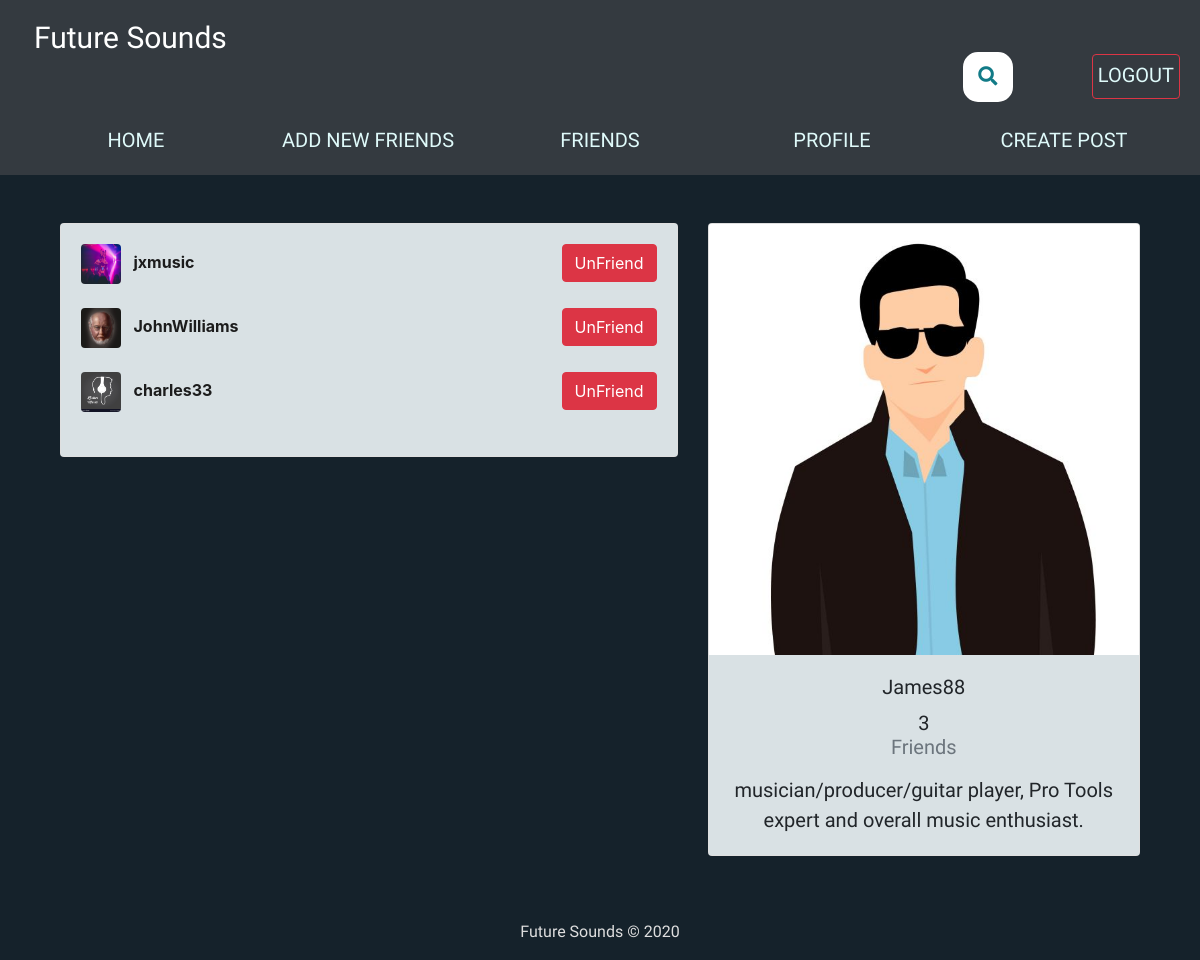
Screenshot of /friends/ (signed in) with the database file from the repository.
### users/models.py (models this page shows)
class Profile(models.Model):
    user = models.OneToOneField(User, on_delete=models.CASCADE)
    image = models.ImageField(default='default.png', upload_to='profile_pics')
    slug = AutoSlugField(populate_from='user')
    bio = models.CharField(max_length=255, blank=True)
    friends = models.ManyToManyField('Profile', blank=True)
    def __str__(self):
        return str(self.user.username)
    def get_absolute_url(self):
        return "/users/{}".format(self.slug)

### users/views.py (the view)
# urls.py: path('friends/', user_views.friend_list, name='friend_list'),
@login_required
def friend_list(request):
    p = request.user.profile
    friends = p.friends.all()
    context={
    'friends': friends
    }
    return render(request, "users/friend_list.html", context)

### users/templates/users/friend_list.html (shortened to what this page needs)
{% extends "feed/layout.html" %} {% load static %}  {% block searchform %}
<div class="container2">
<link rel="stylesheet" href="https://use.fontawesome.com/releases/v5.3.1/css/all.css"
integrity="sha384-mzrmE5qonljUremFsqc01SB46JvROS7bZs3IO2EmfFsd15uHvIt+Y8vEf7N7fWAU">
<form class="searchbar" action="{% url 'search_users' %}" method="get"">
  <button id="search_btn" type="submit">
  <i class="fa fa-search"></i>
  </button>
</form>
</div>
{% endblock searchform %} {% block content %}
<div class="container">
  <div class="row">
    <div class="col-md-7">
      {% if friends %}
      <div class="card card-signin my-5">
        <div class="card-body">
          {% for user_p in friends %}
          <a href="{{ user_p.get_absolute_url }}"
            ><img
              src="{{ user_p.image.url }}"
              class="rounded mr-2"
              width="40"
              height="40"
              alt=""
          /></a>
          <a class="friend_link" href="{{ user_p.get_absolute_url }}"
            ><b>{{ user_p }}</b></a
          >
          <small
            ><a
              class="btn btn-danger float-right"
              href="{% url 'delete_friend' user_p.id %}"
              >UnFriend</a
            ></small
          >
          <br /><br />
          {% endfor %}
        </div>
      </div>
      {% endif %}
    </div>
    <div class="col-md-5">
      <div class="card card-signin my-5">
        <a href="{{ request.user.profile.get_absolute_url }}"
          ><img
            class="card-img-top"
            src="{{ request.user.profile.image.url }}"
            alt=""
        /></a>
        <div class="card-body">
          <h5 class="card-title text-center">{{ request.user }}</h5>
          <h6 class="text-center">
            {{ request.user.profile.friends.count }}
            <p class="text-muted">Friends</p>
          </h6>
          <p class="card-text text-center">{{ request.user.profile.bio }}</p>
        </div>
      </div>
    </div>
  </div>
  {% endblock content %} {% block jsfiles %}{% endblock jsfiles %}

### feed/static/css/custom.css (style rules this page uses)
html { overflow-y: scroll; overflow-x: scroll; -webkit-tap-highlight-color:transparent; box-sizing: border-box; }
*, *:before, *:after { box-sizing: inherit; }
body { background-color: #15222b; overflow: hidden; }
html { -o-user-select: none; -moz-user-select: none; -webkit-user-select: none; user-select: none; }
p,a,h1,h2,h3,h4,h5,h6,li,td,article { -o-user-select: text; -moz-user-select: text; -webkit-user-select: text; user-select: text; }
.container2 { width: 100%; top: 10px; left: 10%; position: absolute; margin: 0px; }
#search_btn { border: none; background: none; }
.searchbar { position: absolute; top: 32px; right: 25%; transition: all 1s; width: 50px; height: 50px; background: white; box-sizing: border-box; border-radius: 15px; border: 4px solid white; padding: 20px; }
.fa-search { box-sizing: border-box; padding: 10px; width: 42.5px; height: 42.5px; position: absolute; top: 0; right: 0; border-radius: 50%; color: #127b87; text-align: center; font-size: 1.2em; transition: all 1s; }
.card-body .text-center { font-family: 'Saira', sans-serif; font-weight: 100; font-size: 20px; }
.card-body { background-color: #d9e1e4; }
.friend_link { color: #1c1c1c; text-decoration: none; }

### rows the page displays
Profile: image (picture), user.username "jxmusic"
Profile: image (picture), user.username "JohnWilliams"
Profile: image (picture), user.username "charles33"

### other values shown
{{ request.user }} "James88"
{{ request.user.profile.friends.count }} "3"
{{ request.user.profile.bio }} "musician/producer/guitar player, Pro Tools expert and overall music enthusiast."
